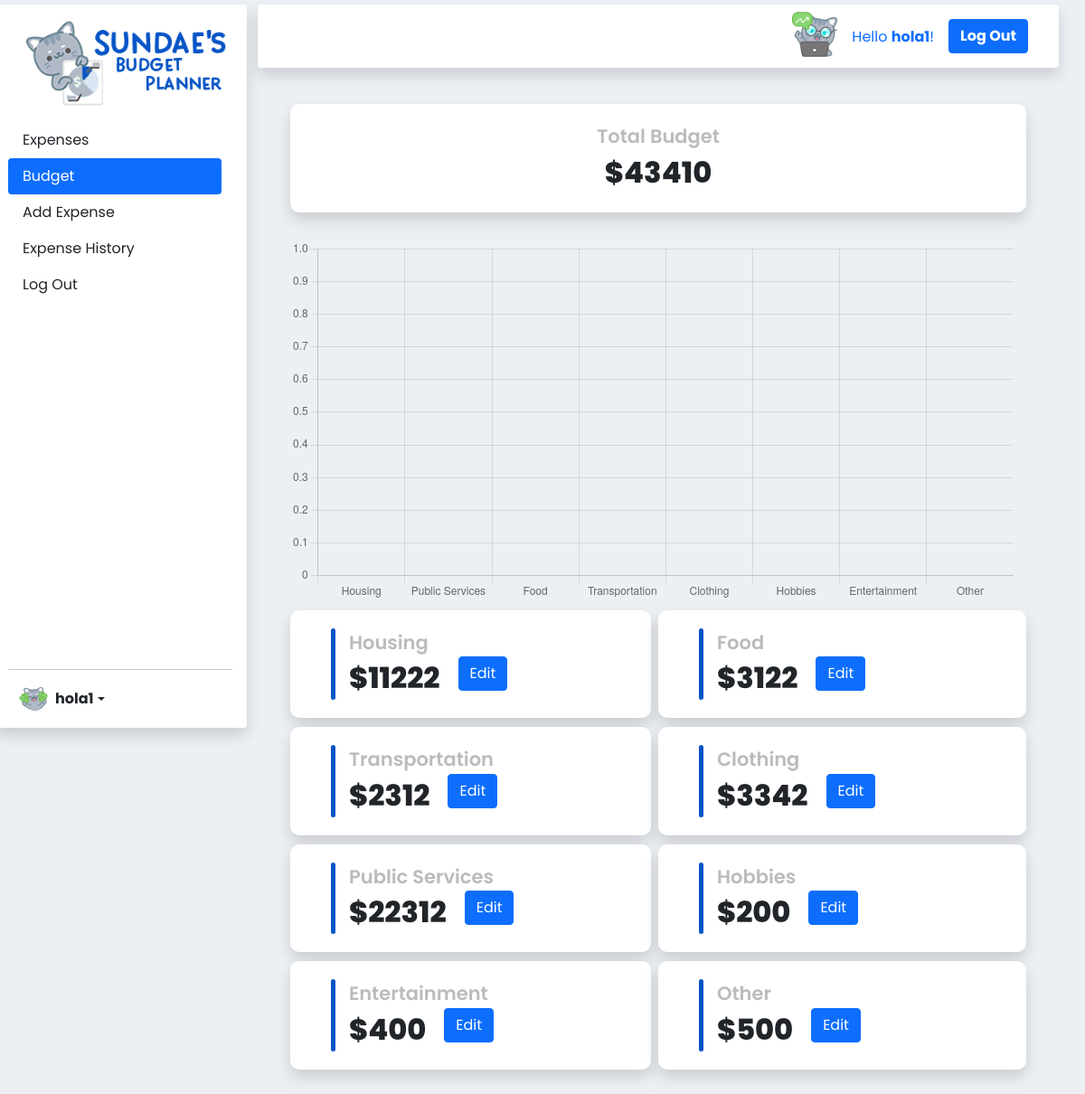
Page /budget (signed in) on the committed database.
### budget/models.py (models this page shows)
class User(AbstractUser):
    pass

class Budget(models.Model):
    amount = models.FloatField(default=0)
    user = models.ForeignKey(User, related_name=("userBudget"), on_delete=models.CASCADE)
    category = models.ForeignKey(Category, related_name=("categoryBudget"), on_delete=models.CASCADE)

class Category(models.Model):
    name = models.CharField(max_length=140)
    def __str__(self):
        return self.name

### budget/views.py (the view)
# urls.py: path('budget', views.budget, name="budget"),
def budget(request):
    budgetList = Budget.objects.filter(user=request.user)
    cat_number = Category.objects.all().count()
    if budgetList.count() == cat_number:
        addButton = False
    else:
        addButton = True
    budgetSum = 0.00
    for budget in budgetList:
        budgetSum += budget.amount
    return render(request, "budget/budget.html", {
        "budgetSum":budgetSum,
        "budgets":budgetList,
        "addButton":addButton
    })

### budget/templates/budget/budget.html (shortened to what this page needs)
{% extends "budget/layout.html" %}
{% block body %}
<div class="titles-main-center shadow">
    <span class="font-titles-main-center" id="total-budget">Total Budget</span>
    <span class="amount-main-center">${{budgetSum|floatformat:-2}}</span>
</div>
<div class="grid3">
    <div>
        <div class="canvas-1">
            <canvas id="canvas1"></canvas>
        </div>
    </div>
    <div class="grid2">
        {% for budget in budgets %}
            <div class="titles-main shadow">
                <span class="vertical-separator" />
                <span class="font-titles-main" id="{{budget.category}}">{{budget.category}}</span>
                <div class="contenedor-flex">
                    <span class="amount-main">${{ budget.amount|floatformat:-2 }}</span>
                    <a href="{% url 'edit_budget' budget.id %}" class="btn btn-primary" style="margin-left:20px; margin-bottom:10px;">Edit</a>
                </div>
            </div>
        {%endfor%}
    </div>
</div>
{% endblock %}

### budget/templates/budget/layout.html (shortened to what this page needs)
{% load static %}
<!DOCTYPE html>
<html lang="en">
  <head>
    <link
      rel="stylesheet"
      href="https://unpkg.com/boxicons@latest/css/boxicons.min.css"
    />
    <link
      href="https://cdn.jsdelivr.net/npm/bootstrap@5.0.2/dist/css/bootstrap.min.css"
      rel="stylesheet"
    />
    <link href="{% static 'budget/styles.css' %}" rel="stylesheet" />
    <script>
      document.addEventListener("DOMContentLoaded", function () {
        if (
          document.getElementById("remaining-budget") !== null ||
          document.getElementById("total-budget") !== null
        ) {
          var ids = [
            "amount-Housing",
            "amount-Public Services",
            "amount-Food",
            "amount-Transportation",
            "amount-Clothing",
            "amount-Hobbies",
            "amount-Entertainment",
            "amount-Other",
          ];
          var values = {};
          for (let i = 0; i < ids.length; i++) {
            let id = ids[i];
            let element = document.getElementById(id);
            if (element) {
              values[i] = element.innerHTML;
            } else {
              values[id] = 0;
            }
          }
          let myCanvas = document.getElementById("canvas1").getContext("2d");
          var chart = new Chart(myCanvas, {
            type: "bar",
            data: {
              labels: [
                "Housing",
                "Public Services",
                "Food",
                "Transportation",
                "Clothing",
                "Hobbies",
                "Entertainment",
                "Other",
              ],
              datasets: [
                {
                  data: [
                    values[0],
                    values[1],
                    values[2],
                    values[3],
                    values[4],
                    values[5],
                    values[6],
                    values[7],
                  ],
                  backgroundColor: [
                    "#66ccff",
                    "#00bfff",
                    "#009fff",
                    "#0080ff",
                    "#0060ff",
                    "#0040ff",
                    "#0020ff",
                    "#0010d9",
                    "#0000b3",
                  ],
                },
              ],
            },
            options: {
              plugins: {
                legend: {
                  display: false,
                },
              },
            },
          });
        }
      });
    </script>
  </head>
  <body>
    <div class="container-index">
      <div
        class="d-flex flex-column flex-shrink-0 p-3 bg-light row shadow p-3 bg-white rounded navlist"
        style="width: 280px"
      >
        <a
          href="/"
          class="d-flex align-items-center mb-3 mb-md-0 me-md-auto link-dark text-decoration-none"
        >
          <img class="hidden-menu-image" width="240px" src="{% static 'logo1.png' %}" />
        </a>
        <ul class="nav nav-pills flex-column mb-auto sidenav">
          {% if user.is_authenticated %}
          <li class="nav-item">
            <a
              href="{% url 'index' %}"
              class="nav-link link-dark itt"
              aria-current="page"
              id="expenses-link"
            >
              Expenses
            </a>
          </li>
          <li>
            <a
              href="{% url 'budget' %}"
              class="nav-link link-dark itt"
              id="budget-link"
            >
              Budget
            </a>
          </li>
          <li>
            <a
              href="{% url 'add_expense' %}"
              class="nav-link link-dark itt"
              id="add-expense-link"
            >
              Add Expense
            </a>
          </li>
          <li>
            <a
              href="{% url 'expense_history' %}"
              class="nav-link link-dark itt"
              id="expense-history-link"
            >
              Expense History
            </a>
          </li>
          <li>
            <a
              href="{% url 'logout' %}"
              class="nav-link link-dark itt"
              id="logout-link"
            >
              Log Out
            </a>
          </li>
          {% endif %}
        </ul>
        <hr />
        {% if user.is_authenticated %}
        <div class="dropdown">
          <a
            href="#"
            class="d-flex align-items-center link-dark text-decoration-none dropdown-toggle"
            id="dropdownUser2"
            data-bs-toggle="dropdown"
            aria-expanded="false"
          >
            <img
              src="{% static 'user.png' %}"
              width="32"
              height="32"
              class="rounded-circle me-2"
            />
            <strong>{{ user.username }}</strong>
          </a>
        </div>
        {% endif %}
      </div>
      <div class="w-100">
        <div>
          <nav
            class="navbar navbar-expand-lg navbar-main mx-4 shadow rounded navtop-div"
          >
            <ul class="navbar-nav mr-auto navtop">
              {% if user.is_authenticated %}
              <li class="nav-item pr-3" id="hellocat">
                <span class="px-2"
                  ><img width="50px" src="{% static 'hello.png' %}"
                /></span>
              </li>
              <li class="nav-item pr-3">
                <span class="nav-link pt-3"
                  >Hello <strong>{{ user.username }}</strong>!</span
                >
              </li>
              <li class="nav-item" id="logoutbtn">
                <a class="nav-link" href="{% url 'logout' %}"
                  ><button type="button" class="btn btn-primary me-3">
                    <strong>Log Out</strong>
                  </button></a
                >
              </li>
              {% endif %}
            </ul>
          </nav>
        </div>
        <div class="content-middle">{% block body %} {% endblock %}</div>
      </div>
    </div>
  </body>
</html>

### budget/static/budget/styles.css (style rules this page uses)
body { padding: 5px; background-color: rgb(236, 240, 244); font-family: "Poppins", sans-serif; }
.container-index { display: flex; height: 100vh; }
.content-middle { justify-content: center; text-align: center; display: block; padding: 5vh 5vw; }
.navbar-main { background-color: rgb(255, 255, 255); }
.titles-main { justify-content: center; flex-direction: column; background-color: rgb(255, 255, 255); text-align: left; border: 0px; padding: 20px 0px; padding-left: 45px; word-wrap: normal; border-radius: 10px; height: fit-content; display: flex; }
.titles-main-center { justify-content: center; flex-direction: column; background-color: rgb(255, 255, 255); text-align: center; align-items: center; border: 0px; padding: 20px 0px; word-wrap: normal; border-radius: 10px; height: fit-content; display: flex; }
.amount-main { font-size: xx-large; font-weight: 800; margin-left: 20px; }
.amount-main-center { font-size: xx-large; font-weight: 800; }
.font-titles-main { font-weight: 600; color: rgb(187, 187, 187); font-size: 21px; margin-left: 20px; display: block; width: max-content; }
.font-titles-main-center { font-weight: 600; color: rgb(187, 187, 187); font-size: 21px; display: block; width: max-content; text-align: center; }
.vertical-separator { border-radius: 5px; background-color: #0654c6; width: 5px; }
.contenedor-flex { display: flex; flex-wrap: wrap; width: max-content; }
.grid2 { margin: 10px 0px; display: grid; grid-template-columns: 49% 50%; column-gap: 1%; row-gap: 10px; justify-content: center; align-items: center; }
.canvas-1 { width: 800px; height: auto; justify-content: center; }
.grid3 { display: grid; grid-template-columns: 59% 40%; gap: 1%; justify-content: center; align-items: center; margin-top: 30px; }
.navtop { flex-direction: column; margin: 0px 10px; }
.navtop-div { justify-content: flex-end; }
.hidden-menu-image { display: block; }
.sidenav { margin-top: 15px; }
@media (max-width: 1440px) { body .container-index .content-middle .grid3 { display: block; } }

### rows in the picture
User: username "hola1"
Budget: category "Housing", amount "11222"
Budget: category "Food", amount "3122"
Budget: category "Transportation", amount "2312"
Budget: category "Clothing", amount "3342"
Budget: category "Public Services", amount "22312"
Budget: category "Hobbies", amount "200"
Budget: category "Entertainment", amount "400"
Budget: category "Other", amount "500"

### other values in the picture
{{ budgetSum|floatformat:-2 }} "43410"
